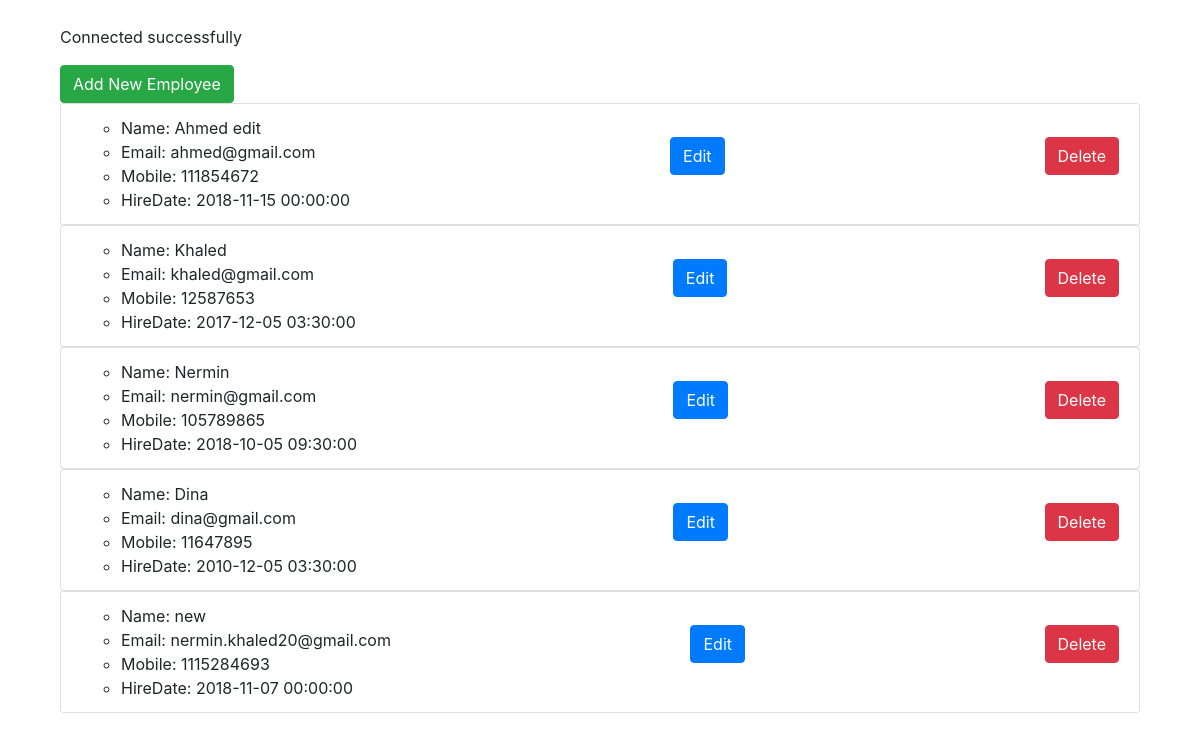
The app's page /employees/hrmanage.php with its own data.
### tables this page shows
CREATE TABLE `employee` (
  `ID` int(11) NOT NULL,
  `Name` varchar(255) NOT NULL,
  `Email` varchar(255) NOT NULL,
  `Mobile` int(11) NOT NULL,
  `HireDate` datetime NOT NULL
);

### employees/functions.php (called while the page is built, shortened)
<?php
class Employee {
private $connection;
    function __construct ($c){
        $this->connection=$c;
    }
public function viewEmployees(){
    $sql = "SELECT * FROM employee WHERE ID!='4'";
    $result = mysqli_query($this->connection, $sql);
    if($result) {
        return $result;
    } else {
        return -1;
    }
}
}
?>

### employees/hrmanage.php (the view, shortened to what this page needs)
<?php
require_once("header.php");
$employee = new Employee($connection);
$employeeResults = $employee->viewEmployees();
?>
<a class="btn btn-success" class="fixed" href="addEmployee.php">Add New Employee</a>
<?php
 while($employees = mysqli_fetch_assoc($employeeResults)) {
?>
<ul class="list-group">
  <li class="list-group-item d-flex justify-content-between align-items-center">
    <ul>
    <li>Name: <?php echo $employees["Name"];?></li>
    <li>Email: <?php echo $employees["Email"];?></li>
    <li>Mobile: <?php echo $employees["Mobile"];?></li>
    <li>HireDate: <?php echo $employees["HireDate"];?></li>
    </ul>
    <form method="POST" action="editEmployee.php">
    <input type="submit" class="btn btn-primary" value="Edit"></button>
    </form>
    <form method="POST" action="deleteEmployee.php">
    <input type="submit" class="btn btn-danger" name="delete" value="Delete"></button>
    </form>
    </li>
</ul>
<?php
 }
?>

### employees/header.php (shortened to what this page needs)
<?php
require_once("dbconnection.php");
require_once("functions.php");
?>
<!DOCTYPE html>
<html lang="en">
  <head>
    <link rel="stylesheet" href="https://stackpath.bootstrapcdn.com/bootstrap/4.1.3/css/bootstrap.min.css">
  </head>
  <body>

### employees/header.php (style rules this page uses)
body { width: 90%; margin: 25px auto; }

### records on screen
employee: Name "Ahmed edit", Email "ahmed@gmail.com", Mobile "111854672", HireDate "2018-11-15 00:00:00"
employee: Name "Khaled", Email "khaled@gmail.com", Mobile "12587653", HireDate "2017-12-05 03:30:00"
employee: Name "Nermin", Email "nermin@gmail.com", Mobile "105789865", HireDate "2018-10-05 09:30:00"
employee: Name "Dina", Email "dina@gmail.com", Mobile "11647895", HireDate "2010-12-05 03:30:00"
employee: Name "new", Email "nermin.khaled20@gmail.com", Mobile "1115284693", HireDate "2018-11-07 00:00:00"
